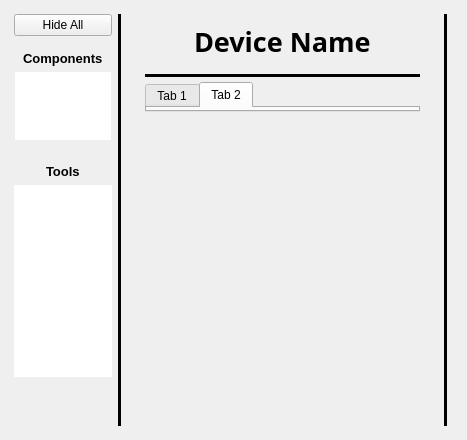
<?xml version="1.0" encoding="UTF-8"?>
<ui version="4.0">
 <class>Form</class>
 <widget class="QWidget" name="Form">
  <property name="geometry">
   <rect>
    <x>0</x>
    <y>0</y>
    <width>520</width>
    <height>862</height>
   </rect>
  </property>
  <property name="sizePolicy">
   <sizepolicy hsizetype="Preferred" vsizetype="Preferred">
    <horstretch>0</horstretch>
    <verstretch>0</verstretch>
   </sizepolicy>
  </property>
  <property name="windowTitle">
   <string>Form</string>
  </property>
  <layout class="QHBoxLayout" name="widget_layout">
   <property name="spacing">
    <number>6</number>
   </property>
   <property name="sizeConstraint">
    <enum>QLayout::SetFixedSize</enum>
   </property>
   <property name="leftMargin">
    <number>5</number>
   </property>
   <property name="topMargin">
    <number>5</number>
   </property>
   <property name="rightMargin">
    <number>5</number>
   </property>
   <property name="bottomMargin">
    <number>5</number>
   </property>
   <item>
    <widget class="QFrame" name="sidebar">
     <property name="sizePolicy">
      <sizepolicy hsizetype="Preferred" vsizetype="Preferred">
       <horstretch>0</horstretch>
       <verstretch>0</verstretch>
      </sizepolicy>
     </property>
     <property name="maximumSize">
      <size>
       <width>125</width>
       <height>16777215</height>
      </size>
     </property>
     <property name="autoFillBackground">
      <bool>true</bool>
     </property>
     <property name="styleSheet">
      <string notr="true"/>
     </property>
     <property name="frameShape">
      <enum>QFrame::NoFrame</enum>
     </property>
     <property name="frameShadow">
      <enum>QFrame::Plain</enum>
     </property>
     <property name="lineWidth">
      <number>2</number>
     </property>
     <layout class="QHBoxLayout" name="horizontalLayout">
      <item>
       <layout class="QVBoxLayout" name="verticalLayout_2">
        <item>
         <widget class="QPushButton" name="hide_button">
          <property name="text">
           <string>Hide All</string>
          </property>
         </widget>
        </item>
        <item>
         <widget class="QWidget" name="component_sidebar" native="true">
          <layout class="QVBoxLayout" name="component_list_layout">
           <property name="spacing">
            <number>6</number>
           </property>
           <property name="leftMargin">
            <number>1</number>
           </property>
           <property name="rightMargin">
            <number>1</number>
           </property>
           <item alignment="Qt::AlignHCenter">
            <widget class="QLabel" name="component_header">
             <property name="font">
              <font>
               <pointsize>10</pointsize>
               <weight>75</weight>
               <bold>true</bold>
              </font>
             </property>
             <property name="text">
              <string>Components</string>
             </property>
            </widget>
           </item>
           <item>
            <widget class="QListWidget" name="component_list">
             <property name="sizePolicy">
              <sizepolicy hsizetype="Expanding" vsizetype="Maximum">
               <horstretch>0</horstretch>
               <verstretch>0</verstretch>
              </sizepolicy>
             </property>
             <property name="autoFillBackground">
              <bool>false</bool>
             </property>
             <property name="frameShape">
              <enum>QFrame::NoFrame</enum>
             </property>
             <property name="verticalScrollBarPolicy">
              <enum>Qt::ScrollBarAlwaysOff</enum>
             </property>
             <property name="horizontalScrollBarPolicy">
              <enum>Qt::ScrollBarAlwaysOff</enum>
             </property>
             <property name="sizeAdjustPolicy">
              <enum>QAbstractScrollArea::AdjustToContentsOnFirstShow</enum>
             </property>
             <property name="autoScroll">
              <bool>false</bool>
             </property>
             <property name="textElideMode">
              <enum>Qt::ElideMiddle</enum>
             </property>
             <property name="spacing">
              <number>2</number>
             </property>
            </widget>
           </item>
          </layout>
         </widget>
        </item>
        <item>
         <widget class="QWidget" name="tool_sidear" native="true">
          <layout class="QVBoxLayout" name="verticalLayout">
           <property name="spacing">
            <number>6</number>
           </property>
           <property name="leftMargin">
            <number>0</number>
           </property>
           <property name="rightMargin">
            <number>0</number>
           </property>
           <item alignment="Qt::AlignHCenter">
            <widget class="QLabel" name="tool_header">
             <property name="font">
              <font>
               <pointsize>10</pointsize>
               <weight>75</weight>
               <bold>true</bold>
              </font>
             </property>
             <property name="frameShape">
              <enum>QFrame::NoFrame</enum>
             </property>
             <property name="text">
              <string>Tools</string>
             </property>
            </widget>
           </item>
           <item>
            <widget class="QListWidget" name="tool_list">
             <property name="autoFillBackground">
              <bool>false</bool>
             </property>
             <property name="frameShape">
              <enum>QFrame::NoFrame</enum>
             </property>
             <property name="autoScroll">
              <bool>false</bool>
             </property>
             <property name="uniformItemSizes">
              <bool>false</bool>
             </property>
            </widget>
           </item>
          </layout>
         </widget>
        </item>
        <item>
         <spacer name="stretch_spacer">
          <property name="orientation">
           <enum>Qt::Vertical</enum>
          </property>
          <property name="sizeHint" stdset="0">
           <size>
            <width>20</width>
            <height>40</height>
           </size>
          </property>
         </spacer>
        </item>
       </layout>
      </item>
      <item>
       <widget class="QFrame" name="vertical_bar">
        <property name="frameShape">
         <enum>QFrame::VLine</enum>
        </property>
        <property name="frameShadow">
         <enum>QFrame::Plain</enum>
        </property>
        <property name="lineWidth">
         <number>5</number>
        </property>
       </widget>
      </item>
     </layout>
    </widget>
   </item>
   <item alignment="Qt::AlignTop">
    <widget class="QWidget" name="main_widget" native="true">
     <property name="sizePolicy">
      <sizepolicy hsizetype="Preferred" vsizetype="Preferred">
       <horstretch>0</horstretch>
       <verstretch>0</verstretch>
      </sizepolicy>
     </property>
     <property name="maximumSize">
      <size>
       <width>450</width>
       <height>16777215</height>
      </size>
     </property>
     <layout class="QVBoxLayout" name="main_layout" stretch="0,0,0,0">
      <property name="spacing">
       <number>5</number>
      </property>
      <property name="sizeConstraint">
       <enum>QLayout::SetMaximumSize</enum>
      </property>
      <item>
       <widget class="QFrame" name="title_frame">
        <property name="sizePolicy">
         <sizepolicy hsizetype="Preferred" vsizetype="Fixed">
          <horstretch>0</horstretch>
          <verstretch>0</verstretch>
         </sizepolicy>
        </property>
        <property name="frameShape">
         <enum>QFrame::NoFrame</enum>
        </property>
        <property name="frameShadow">
         <enum>QFrame::Plain</enum>
        </property>
        <property name="lineWidth">
         <number>3</number>
        </property>
        <property name="midLineWidth">
         <number>1</number>
        </property>
        <layout class="QHBoxLayout" name="title_layout">
         <item>
          <spacer name="horizontalSpacer_2">
           <property name="orientation">
            <enum>Qt::Horizontal</enum>
           </property>
           <property name="sizeHint" stdset="0">
            <size>
             <width>40</width>
             <height>20</height>
            </size>
           </property>
          </spacer>
         </item>
         <item>
          <widget class="QLabel" name="name_label">
           <property name="font">
            <font>
             <family>Sans Serif</family>
             <pointsize>20</pointsize>
             <weight>75</weight>
             <bold>true</bold>
            </font>
           </property>
           <property name="text">
            <string>Device Name</string>
           </property>
          </widget>
         </item>
         <item>
          <spacer name="horizontalSpacer">
           <property name="orientation">
            <enum>Qt::Horizontal</enum>
           </property>
           <property name="sizeHint" stdset="0">
            <size>
             <width>40</width>
             <height>20</height>
            </size>
           </property>
          </spacer>
         </item>
        </layout>
       </widget>
      </item>
      <item>
       <widget class="QFrame" name="underline">
        <property name="autoFillBackground">
         <bool>false</bool>
        </property>
        <property name="styleSheet">
         <string notr="true"/>
        </property>
        <property name="frameShape">
         <enum>QFrame::HLine</enum>
        </property>
        <property name="frameShadow">
         <enum>QFrame::Plain</enum>
        </property>
        <property name="lineWidth">
         <number>10</number>
        </property>
       </widget>
      </item>
      <item>
       <widget class="QTabWidget" name="signal_tab">
        <property name="tabPosition">
         <enum>QTabWidget::North</enum>
        </property>
        <property name="tabShape">
         <enum>QTabWidget::Rounded</enum>
        </property>
        <property name="currentIndex">
         <number>1</number>
        </property>
        <property name="elideMode">
         <enum>Qt::ElideNone</enum>
        </property>
        <property name="tabBarAutoHide">
         <bool>false</bool>
        </property>
        <widget class="QWidget" name="tab">
         <attribute name="title">
          <string>Tab 1</string>
         </attribute>
        </widget>
        <widget class="QWidget" name="tab_2">
         <attribute name="title">
          <string>Tab 2</string>
         </attribute>
        </widget>
       </widget>
      </item>
      <item>
       <spacer name="verticalSpacer">
        <property name="orientation">
         <enum>Qt::Vertical</enum>
        </property>
        <property name="sizeHint" stdset="0">
         <size>
          <width>20</width>
          <height>40</height>
         </size>
        </property>
       </spacer>
      </item>
     </layout>
    </widget>
   </item>
   <item>
    <widget class="QWidget" name="subwindow" native="true">
     <property name="baseSize">
      <size>
       <width>100</width>
       <height>0</height>
      </size>
     </property>
     <layout class="QHBoxLayout" name="horizontalLayout_2">
      <item>
       <widget class="QFrame" name="frame">
        <property name="frameShape">
         <enum>QFrame::VLine</enum>
        </property>
        <property name="frameShadow">
         <enum>QFrame::Plain</enum>
        </property>
        <property name="lineWidth">
         <number>5</number>
        </property>
       </widget>
      </item>
      <item>
       <widget class="QStackedWidget" name="subdisplay">
        <property name="sizePolicy">
         <sizepolicy hsizetype="Preferred" vsizetype="Preferred">
          <horstretch>0</horstretch>
          <verstretch>0</verstretch>
         </sizepolicy>
        </property>
        <property name="layoutDirection">
         <enum>Qt::LeftToRight</enum>
        </property>
        <property name="lineWidth">
         <number>0</number>
        </property>
        <property name="currentIndex">
         <number>1</number>
        </property>
        <widget class="QWidget" name="page"/>
        <widget class="QWidget" name="page_2"/>
       </widget>
      </item>
     </layout>
    </widget>
   </item>
  </layout>
 </widget>
 <resources/>
 <connections/>
</ui>
